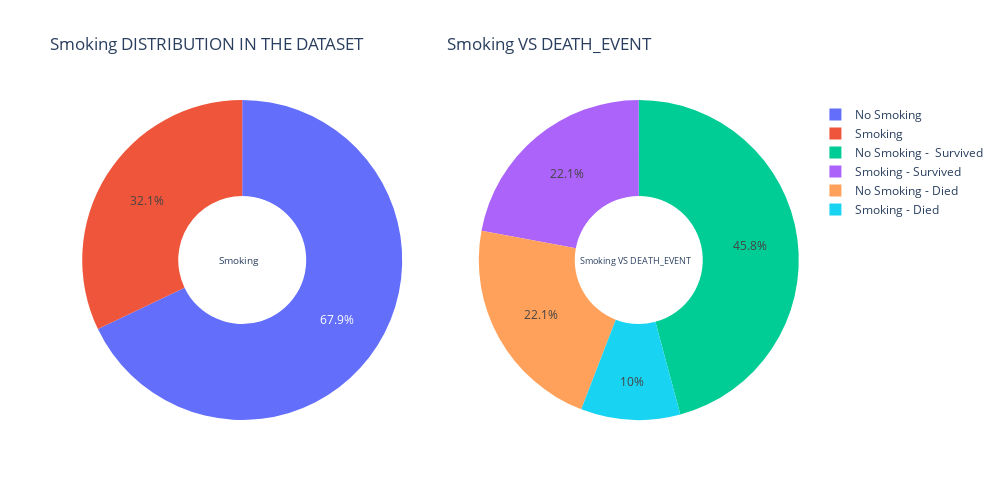

The code cell stored with this chart in its notebook:
### Code cell
#Lets visualize the distribution of 'Smoking' and 'DEATH_EVENT'
print("Lets visualize the distribution of 'Smoking' and 'DEATH_EVENT")
d1=df[(df['DEATH_EVENT']==0)&(df['smoking']==1)]
d2=df[(df['DEATH_EVENT']==1)&(df['smoking']==1)]
d3=df[(df['DEATH_EVENT']==0)&(df['smoking']==0)]
d4=df[(df['DEATH_EVENT']==1)&(df['smoking']==0)]
label1 = ["Smoking","No Smoking"]
label2 = ['Smoking - Survived','Smoking - Died', "No Smoking -  Survived", "No Smoking - Died"]
values1 = [(len(d1)+len(d2)), (len(d3)+len(d4))]
values2 = [len(d1),len(d2),len(d3),len(d4)]
# Create subplots: use 'domain' type for Pie subplot
fig = make_subplots(rows=1, cols=2, specs=[[{'type':'domain'}, {'type':'domain'}]])
fig.add_trace(go.Pie(labels=label1,values=values1,hole=0.4,name='Smoking'),1,1)
fig.add_trace(go.Pie(labels=label2,values=values2,hole=0.4,name="Smoking VS DEATH_EVENT"),1, 2)
# Use `hole` to create a donut-like pie chart
#fig.update_traces(hole=.4, hoverinfo="label+percent")
fig.update_layout(
    title_text="Smoking DISTRIBUTION IN THE DATASET  \
                   Smoking VS DEATH_EVENT",
    # Add annotations in the center of the donut pies.
    annotations=[dict(text='Smoking', x=0.19, y=0.5, font_size=10, showarrow=False),
                 dict(text='Smoking VS DEATH_EVENT', x=0.85, y=0.5, font_size=9, showarrow=False)],
    autosize=False,width=1000, height=500, paper_bgcolor="white")
fig.show()

### Figure 1 — Plotly figure (JSON) as saved in the notebook; plotly's stock layout.template omitted (floating-point values rounded to 4 significant figures)
{"data": [{"domain": {"x": [0, 0.45], "y": [0, 1]}, "hole": 0.4, "labels": ["Smoking", "No Smoking"], "name": "Smoking", "type": "pie", "values": [96, 203]}, {"domain": {"x": [0.55, 1], "y": [0, 1]}, "hole": 0.4, "labels": ["Smoking - Survived", "Smoking - Died", "No Smoking -  Survived", "No Smoking - Died"], "name": "Smoking VS DEATH_EVENT", "type": "pie", "values": [66, 30, 137, 66]}], "layout": {"annotations": [{"font": {"size": 10}, "showarrow": false, "text": "Smoking", "x": 0.19, "y": 0.5}, {"font": {"size": 9}, "showarrow": false, "text": "Smoking VS DEATH_EVENT", "x": 0.85, "y": 0.5}], "autosize": false, "height": 500, "paper_bgcolor": "white", "title": {"text": "Smoking DISTRIBUTION IN THE DATASET                     Smoking VS DEATH_EVENT"}, "width": 1000}}
